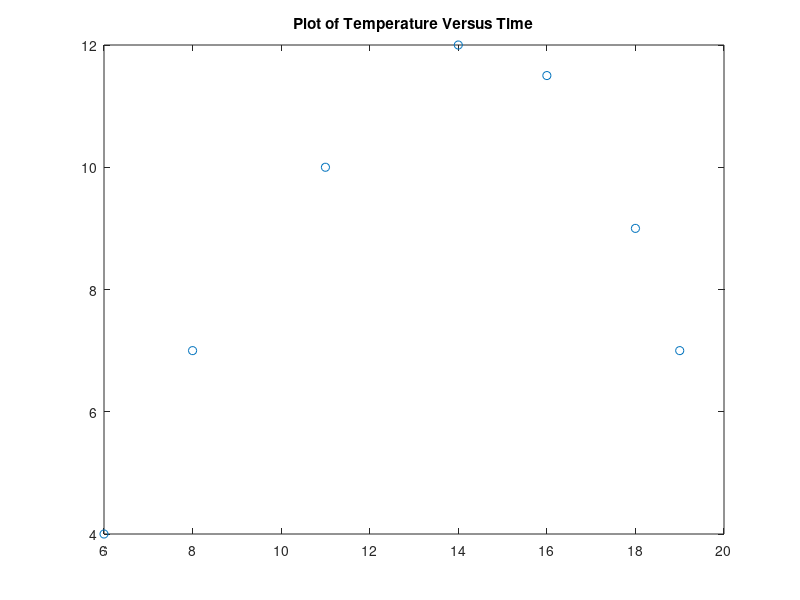
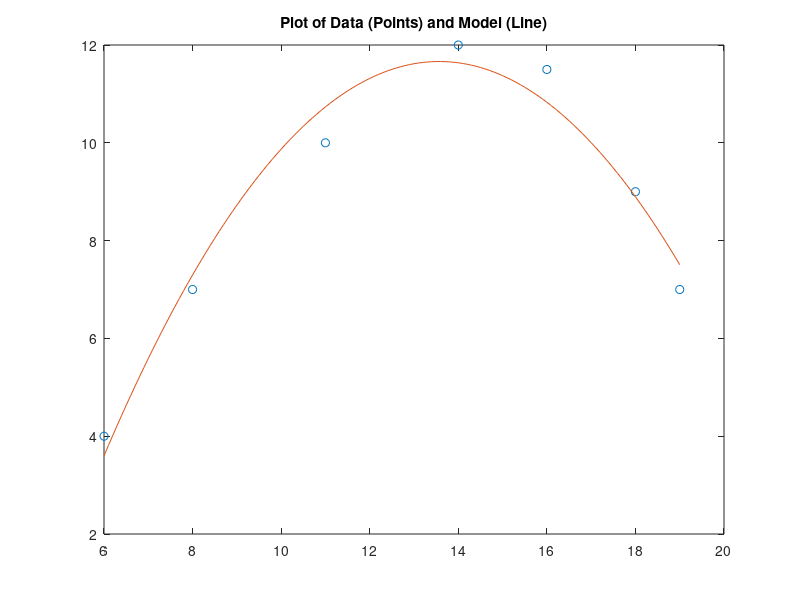

The MATLAB source for these figures, in order:
clear;
clc;

%%%%%%%%%%%%%  Polynomial regression  %%%%%%%%%%%%%%%%%%

Time = [6 8 11 14 16 18 19];
Temp = [4 7 10 12 11.5 9 7];
plot(Time,Temp,'o');
title('Plot of Temperature Versus Time');
coeff = polyfit(Time,Temp,2);
TimeNew = 6:0.1:19;
TempNew = polyval(coeff,TimeNew);
figure
plot(Time,Temp,'o', TimeNew, TempNew)
title('Plot of Data (Points) and Model (Line)')

